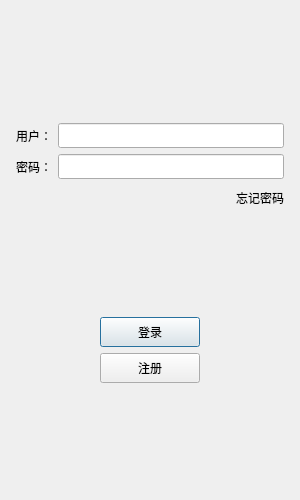
<?xml version="1.0" encoding="UTF-8"?>
<ui version="4.0">
 <class>LoginDialog</class>
 <widget class="QDialog" name="LoginDialog">
  <property name="geometry">
   <rect>
    <x>0</x>
    <y>0</y>
    <width>300</width>
    <height>500</height>
   </rect>
  </property>
  <property name="minimumSize">
   <size>
    <width>300</width>
    <height>500</height>
   </size>
  </property>
  <property name="maximumSize">
   <size>
    <width>300</width>
    <height>500</height>
   </size>
  </property>
  <property name="windowTitle">
   <string>Dialog</string>
  </property>
  <layout class="QVBoxLayout" name="verticalLayout_2">
   <item>
    <layout class="QVBoxLayout" name="verticalLayout">
     <property name="leftMargin">
      <number>5</number>
     </property>
     <property name="topMargin">
      <number>5</number>
     </property>
     <property name="rightMargin">
      <number>5</number>
     </property>
     <property name="bottomMargin">
      <number>5</number>
     </property>
     <item>
      <widget class="QWidget" name="widget" native="true">
       <layout class="QGridLayout" name="gridLayout">
        <item row="0" column="0">
         <widget class="QLabel" name="label">
          <property name="text">
           <string/>
          </property>
          <property name="pixmap">
           <pixmap resource="rc.qrc">:/res/ice.png</pixmap>
          </property>
          <property name="alignment">
           <set>Qt::AlignCenter</set>
          </property>
         </widget>
        </item>
        <item row="1" column="0">
         <spacer name="verticalSpacer">
          <property name="orientation">
           <enum>Qt::Vertical</enum>
          </property>
          <property name="sizeHint" stdset="0">
           <size>
            <width>20</width>
            <height>40</height>
           </size>
          </property>
         </spacer>
        </item>
       </layout>
      </widget>
     </item>
     <item>
      <layout class="QHBoxLayout" name="horizontalLayout">
       <item>
        <widget class="QLabel" name="user_label">
         <property name="minimumSize">
          <size>
           <width>0</width>
           <height>25</height>
          </size>
         </property>
         <property name="maximumSize">
          <size>
           <width>16777215</width>
           <height>25</height>
          </size>
         </property>
         <property name="text">
          <string>用户：</string>
         </property>
        </widget>
       </item>
       <item>
        <widget class="QLineEdit" name="user_edit">
         <property name="minimumSize">
          <size>
           <width>0</width>
           <height>25</height>
          </size>
         </property>
         <property name="maximumSize">
          <size>
           <width>16777215</width>
           <height>25</height>
          </size>
         </property>
        </widget>
       </item>
      </layout>
     </item>
     <item>
      <layout class="QHBoxLayout" name="horizontalLayout_2">
       <item>
        <widget class="QLabel" name="pass_label">
         <property name="minimumSize">
          <size>
           <width>0</width>
           <height>25</height>
          </size>
         </property>
         <property name="maximumSize">
          <size>
           <width>16777215</width>
           <height>25</height>
          </size>
         </property>
         <property name="text">
          <string>密码：</string>
         </property>
        </widget>
       </item>
       <item>
        <widget class="QLineEdit" name="pass_edit">
         <property name="minimumSize">
          <size>
           <width>0</width>
           <height>25</height>
          </size>
         </property>
         <property name="maximumSize">
          <size>
           <width>16777215</width>
           <height>25</height>
          </size>
         </property>
        </widget>
       </item>
      </layout>
     </item>
     <item>
      <layout class="QHBoxLayout" name="horizontalLayout_3">
       <item>
        <spacer name="horizontalSpacer">
         <property name="orientation">
          <enum>Qt::Horizontal</enum>
         </property>
         <property name="sizeHint" stdset="0">
          <size>
           <width>40</width>
           <height>20</height>
          </size>
         </property>
        </spacer>
       </item>
       <item>
        <widget class="QLabel" name="forget_label">
         <property name="minimumSize">
          <size>
           <width>0</width>
           <height>25</height>
          </size>
         </property>
         <property name="maximumSize">
          <size>
           <width>16777215</width>
           <height>25</height>
          </size>
         </property>
         <property name="text">
          <string>忘记密码</string>
         </property>
        </widget>
       </item>
      </layout>
     </item>
     <item>
      <spacer name="verticalSpacer_2">
       <property name="orientation">
        <enum>Qt::Vertical</enum>
       </property>
       <property name="sizeHint" stdset="0">
        <size>
         <width>20</width>
         <height>40</height>
        </size>
       </property>
      </spacer>
     </item>
     <item>
      <layout class="QHBoxLayout" name="horizontalLayout_4">
       <item>
        <spacer name="horizontalSpacer_2">
         <property name="orientation">
          <enum>Qt::Horizontal</enum>
         </property>
         <property name="sizeHint" stdset="0">
          <size>
           <width>40</width>
           <height>20</height>
          </size>
         </property>
        </spacer>
       </item>
       <item>
        <widget class="QPushButton" name="login_btn">
         <property name="minimumSize">
          <size>
           <width>100</width>
           <height>30</height>
          </size>
         </property>
         <property name="maximumSize">
          <size>
           <width>16777215</width>
           <height>16777215</height>
          </size>
         </property>
         <property name="text">
          <string>登录</string>
         </property>
        </widget>
       </item>
       <item>
        <spacer name="horizontalSpacer_3">
         <property name="orientation">
          <enum>Qt::Horizontal</enum>
         </property>
         <property name="sizeHint" stdset="0">
          <size>
           <width>40</width>
           <height>20</height>
          </size>
         </property>
        </spacer>
       </item>
      </layout>
     </item>
     <item>
      <layout class="QHBoxLayout" name="horizontalLayout_5">
       <item>
        <spacer name="horizontalSpacer_5">
         <property name="orientation">
          <enum>Qt::Horizontal</enum>
         </property>
         <property name="sizeHint" stdset="0">
          <size>
           <width>40</width>
           <height>20</height>
          </size>
         </property>
        </spacer>
       </item>
       <item>
        <widget class="QPushButton" name="reg_btn">
         <property name="minimumSize">
          <size>
           <width>100</width>
           <height>30</height>
          </size>
         </property>
         <property name="text">
          <string>注册</string>
         </property>
        </widget>
       </item>
       <item>
        <spacer name="horizontalSpacer_4">
         <property name="orientation">
          <enum>Qt::Horizontal</enum>
         </property>
         <property name="sizeHint" stdset="0">
          <size>
           <width>40</width>
           <height>20</height>
          </size>
         </property>
        </spacer>
       </item>
      </layout>
     </item>
     <item>
      <spacer name="verticalSpacer_3">
       <property name="orientation">
        <enum>Qt::Vertical</enum>
       </property>
       <property name="sizeHint" stdset="0">
        <size>
         <width>20</width>
         <height>40</height>
        </size>
       </property>
      </spacer>
     </item>
    </layout>
   </item>
  </layout>
 </widget>
 <resources>
  <include location="rc.qrc"/>
 </resources>
 <connections/>
</ui>
